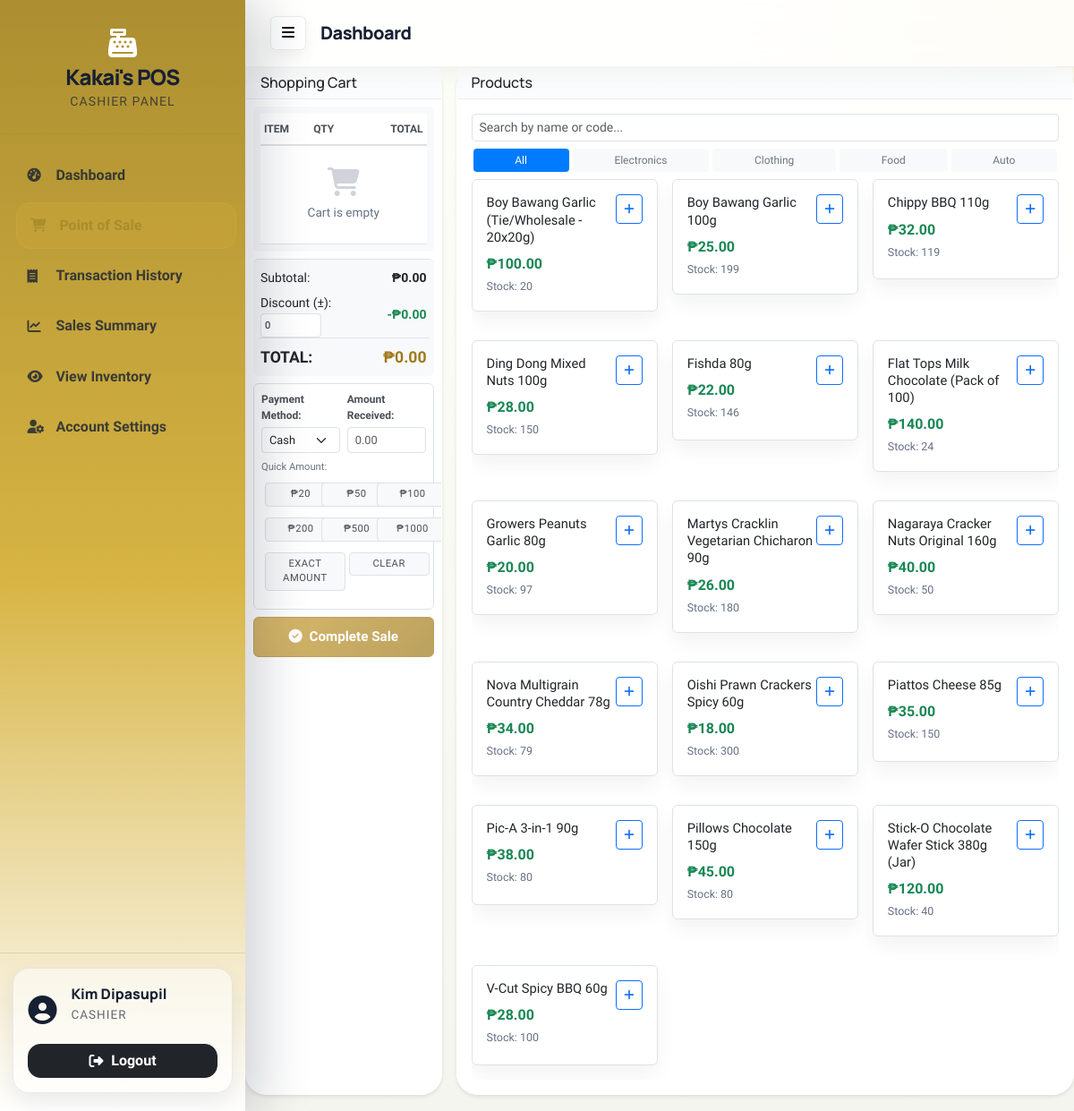
The app's page /POS/cashier/pos.php (signed in) with its own data.
### tables this page shows
CREATE TABLE `products` (
  `id` int(11) NOT NULL,
  `name` varchar(100) NOT NULL,
  `sku` varchar(64) DEFAULT NULL,
  `category_id` int(11) DEFAULT NULL,
  `price` decimal(10,2) NOT NULL,
  `stock_quantity` int(11) DEFAULT 0,
  `low_stock_threshold` int(11) DEFAULT 10,
  `barcode` varchar(100) DEFAULT NULL,
  `expiry` date DEFAULT NULL,
  `description` text DEFAULT NULL,
  `status` enum('active','inactive') DEFAULT 'active',
  `created_at` timestamp NULL DEFAULT current_timestamp(),
  `updated_at` timestamp NULL DEFAULT current_timestamp() ON UPDATE current_timestamp(),
  `last_updated_by` int(11) DEFAULT NULL
);

### POS/app/config.php (called while the page is built, shortened)
<?php
spl_autoload_register(function ($className) {
    $directories = [
        'classes/',
        'controllers/',
        'helpers/'
    ];
    foreach ($directories as $dir) {
        $file = APP_ROOT . '/' . $dir . $className . '.php';
        if (file_exists($file)) {
            return;
        }
    }
});
function formatCurrency($amount) {
    return Layout::formatCurrency($amount);
}
?>

### POS/app/classes/Database.php (called while the page is built)
<?php
class Database {
    private static $instance = null;
    private $connection;
    private function __construct() {
        try {
            $this->connection = new PDO(
                "mysql:host=" . DB_HOST . ";dbname=" . DB_NAME,
                DB_USER,
                DB_PASS
            );
            $this->connection->setAttribute(PDO::ATTR_ERRMODE, PDO::ERRMODE_EXCEPTION);
        } catch(PDOException $e) {
            die("Connection failed: " . $e->getMessage());
        }
    }
    public static function getInstance() {
        if (self::$instance === null) {
            self::$instance = new self();
        }
        return self::$instance;
    }
    public function getConnection() {
        return $this->connection;
    }
}
?>

### POS/app/controllers/POSController.php (called while the page is built, shortened)
<?php
class POSController {
    private $db;
    public function __construct() {
        $this->db = Database::getInstance()->getConnection();
    }
    public function getProducts($search = '', $category = '') {
        try {
            $sql = "SELECT * FROM products WHERE status = 'active' AND stock_quantity > 0";
            $params = [];
            $sql .= " ORDER BY name ASC";
            $stmt = $this->db->prepare($sql);
            $stmt->execute($params);
            return $stmt->fetchAll(PDO::FETCH_ASSOC);
        } catch(PDOException $e) {
            return [];
        }
    }
}
?>

### POS/app/helpers/Layout.php (called while the page is built, shortened)
<?php
class Layout {
    public static function formatCurrency($amount) {
        return '₱' . number_format($amount, 2);
    }
}
?>

### POS/cashier/pos.php (the view, shortened to what this page needs)
<?php
require_once __DIR__ . '/../app/config.php';
$posController = new POSController();
$search = $_GET['search'] ?? '';
$category = $_GET['category'] ?? '';
$products = $posController->getProducts($search, $category);
?>
<div class="row g-3">
    <div class="col-lg-9 order-lg-2">
        <div class="card h-100">
            <div class="card-header py-2">
                <h6 class="mb-0">Products</h6>
            </div>
            <div class="card-body p-3">
                <div class="mb-2">
                    <input type="text" id="product-search" class="form-control form-control-sm" placeholder="Search by name or code..." value="<?php echo htmlspecialchars($search); ?>">
                </div>
                <div class="mb-2">
                    <nav class="nav nav-pills nav-fill">
                        <a class="nav-link py-1 <?php echo empty($category) ? 'active' : ''; ?>" href="?category=" style="font-size: 0.75rem;">All</a>
                        <a class="nav-link py-1 <?php echo $category === 'Electronics' ? 'active' : ''; ?>" href="?category=Electronics" style="font-size: 0.75rem;">Electronics</a>
                        <a class="nav-link py-1 <?php echo $category === 'Clothing' ? 'active' : ''; ?>" href="?category=Clothing" style="font-size: 0.75rem;">Clothing</a>
                        <a class="nav-link py-1 <?php echo $category === 'Food' ? 'active' : ''; ?>" href="?category=Food" style="font-size: 0.75rem;">Food</a>
                        <a class="nav-link py-1 <?php echo $category === 'Automotive' ? 'active' : ''; ?>" href="?category=Automotive" style="font-size: 0.75rem;">Auto</a>
                    </nav>
                </div>
                <div style="max-height: calc(100vh - 235px); overflow-y: auto;">
                    <div class="row g-3">
                    <?php if (empty($products)): ?>
                    <div class="col-12">
                        <div class="text-center py-5">
                            <i class="fas fa-box-open fa-3x text-muted mb-3"></i>
                            <p class="text-muted">No products found</p>
                        </div>
                    </div>
                    <?php else: ?>
                    <?php foreach ($products as $product): ?>
                    <div class="col-md-6 col-lg-4">
                        <div class="product-card p-3 border rounded" onclick="addToCart(<?php echo htmlspecialchars(json_encode($product)); ?>)" style="cursor: pointer; transition: all 0.2s; min-height: 112px;">
                            <div class="d-flex justify-content-between align-items-start">
                                <div class="flex-grow-1">
                                    <h6 class="mb-2" style="font-size: 0.92rem; line-height: 1.3;"><?php echo htmlspecialchars($product['name']); ?></h6>
                                    <div class="text-success fw-bold" style="font-size: 1rem;"><?php echo formatCurrency($product['price']); ?></div>
                                    <small class="text-muted" style="font-size: 0.78rem;">Stock: <?php echo $product['stock_quantity']; ?></small>
                                </div>
                                <button class="btn btn-sm btn-outline-primary" onclick="event.stopPropagation(); addToCart(<?php echo htmlspecialchars(json_encode($product)); ?>)" style="padding: 5px 8px;">
                                    <i class="fas fa-plus" style="font-size: 0.82rem;"></i>
                                </button>
                            </div>
                        </div>
                    </div>
                    <?php endforeach; ?>
                    <?php endif; ?>
                    </div>
                </div>
            </div>
        </div>
    </div>
    <div class="col-lg-3 order-lg-1">
        <div class="card h-100">
            <div class="card-header py-2">
                <h6 class="mb-0">Shopping Cart</h6>
            </div>
            <div class="card-body p-2 d-flex flex-column" style="max-height: calc(100vh - 200px); overflow-y: auto;">
                <div id="cart-items" style="max-height: 165px; overflow-y: auto; margin-bottom: 8px; background: #f8f9fa; border-radius: 6px; padding: 8px;">
                    <div class="table-responsive">
                        <table class="table table-sm mb-0" style="font-size: 0.75rem;">
                            <thead style="position: sticky; top: 0; background: #f8f9fa; z-index: 1;">
                                <tr style="border-bottom: 2px solid #dee2e6;">
                                    <th class="py-2" style="font-weight: 600; color: #495057;">ITEM</th>
                                    <th class="py-2 text-center" style="font-weight: 600; color: #495057; width: 80px;">QTY</th>
                                    <th class="py-2 text-end" style="font-weight: 600; color: #495057; width: 90px;">TOTAL</th>
                                </tr>
                            </thead>
                            <tbody id="cart-tbody">
                                <tr>
                                    <td colspan="3" class="text-center text-muted py-4" style="font-size: 0.85rem;">
                                        <i class="fas fa-shopping-cart mb-2" style="font-size: 2rem; opacity: 0.3;"></i>
                                        <div>Cart is empty</div>
                                    </td>
                                </tr>
                            </tbody>
                        </table>
                    </div>
                </div>
                <div class="border-top pt-2" style="background: #f8f9fa; border-radius: 6px; padding: 8px; margin-bottom: 8px;">
                    <div class="row g-1 mb-1">
                        <div class="col-6"><small style="font-weight: 500;">Subtotal:</small></div>
                        <div class="col-6 text-end"><small id="subtotal" style="font-weight: 600;">₱0.00</small></div>
                    </div>
                    <div class="row g-1 mb-1 align-items-center">
                        <div class="col-6">
                            <small style="font-weight: 500;">Discount (<?php echo chr(8369); ?>):</small>
                            <input type="number" id="discount" class="form-control form-control-sm d-inline" style="width: 68px; height: 22px; font-size: 0.7rem; padding: 2px 4px;" value="0" min="0" step="0.01">
                        </div>
                        <div class="col-6 text-end"><small id="discount-amount" style="font-weight: 600; color: #198754;">-₱0.00</small></div>
                    </div>
                    <div class="row g-1 pt-1" style="border-top: 1px solid #dee2e6;">
                        <div class="col-6"><strong style="font-size: 1.1rem; color: #212529;">TOTAL:</strong></div>
                        <div class="col-6 text-end"><strong id="total" style="font-size: 1.1rem; color: var(--accent-deep);">₱0.00</strong></div>
                    </div>
                </div>
                <div style="background: #fff; border: 1px solid #dee2e6; border-radius: 6px; padding: 8px; margin-bottom: 8px;">
                    <div class="row g-2 mb-2">
                        <div class="col-6">
                            <label style="font-size: 0.75rem; font-weight: 600; color: #495057; margin-bottom: 4px; display: block;">Payment Method:</label>
                            <select id="payment-method" class="form-select form-select-sm" style="font-size: 0.8rem;">
                                <option value="cash">Cash</option>
                            </select>
                        </div>
                        <div class="col-6">
                            <label style="font-size: 0.75rem; font-weight: 600; color: #495057; margin-bottom: 4px; display: block;">Amount Received:</label>
                            <input type="number" id="amount-received" class="form-control form-control-sm" step="0.01" min="0" placeholder="0.00" style="font-size: 0.8rem;">
                        </div>
                    </div>
                    <div class="payment-buttons mb-2">
                        <small class="d-block mb-1" style="font-size: 0.7rem; color: #6c757d;">Quick Amount:</small>
                        <div class="row g-1 mb-1">
                            <div class="col-4"><button class="btn btn-outline-primary btn-sm w-100 quick-amount" data-amount="20" style="font-size: 0.7rem; padding: 4px;">₱20</button></div>
                            <div class="col-4"><button class="btn btn-outline-primary btn-sm w-100 quick-amount" data-amount="50" style="font-size: 0.7rem; padding: 4px;">₱50</button></div>
                            <div class="col-4"><button class="btn btn-outline-primary btn-sm w-100 quick-amount" data-amount="100" style="font-size: 0.7rem; padding: 4px;">₱100</button></div>
                        </div>
                        <div class="row g-1 mb-1">
                            <div class="col-4"><button class="btn btn-outline-primary btn-sm w-100 quick-amount" data-amount="200" style="font-size: 0.7rem; padding: 4px;">₱200</button></div>
                            <div class="col-4"><button class="btn btn-outline-primary btn-sm w-100 quick-amount" data-amount="500" style="font-size: 0.7rem; padding: 4px;">₱500</button></div>
                            <div class="col-4"><button class="btn btn-outline-primary btn-sm w-100 quick-amount" data-amount="1000" style="font-size: 0.7rem; padding: 4px;">₱1000</button></div>
                        </div>
                        <div class="row g-1">
                            <div class="col-6"><button class="btn btn-outline-success btn-sm w-100" id="exact-amount-btn" style="font-size: 0.7rem; padding: 4px;">Exact Amount</button></div>
                            <div class="col-6"><button class="btn btn-outline-danger btn-sm w-100" id="clear-amount-btn" style="font-size: 0.7rem; padding: 4px;">Clear</button></div>
                        </div>
                    </div>
                </div>
                <button id="complete-sale" class="btn btn-success w-100" style="font-weight: 600; padding: 10px; font-size: 0.95rem;" disabled title="Add items to cart and provide payment amount">
                    <i class="fas fa-check-circle me-1"></i> Complete Sale
                </button>
            </div>
        </div>
    </div>
</div>
<?php
include __DIR__ . '/views/layout.php';
?>

### POS/cashier/views/layout.php (style rules this page uses)
:root { --brand: #D4AF37; --brand-deep: #AA8C2C; --accent: #C79A2B; --accent-deep: #9F7A1C; --accent-soft: #F3E4A8; --accent-rgb: 170, 140, 44; --ink: #172033; --muted: #667085; --line: rgba(23, 32, 51, 0.08); --surface: rgba(255, 255, 255, 0.94); --surface-strong: #ffffff; --shadow-lg: 0 24px 60px rgba(17, 24, 39, 0.12); --shadow-md: 0 12px 30px rgba(17, 24, 39, 0.08); --radius-lg: 24px; --radius-md: 18px; }
body { min-height: 100vh; color: var(--ink); background: radial-gradient(circle at top right, rgba(212, 175, 55, 0.12), transparent 24%), radial-gradient(circle at bottom left, rgba(255, 255, 255, 0.15), transparent 22%), linear-gradient(180deg, #fefef8 0%, #f5f5f0 100%); font-family: 'Plus Jakarta Sans', 'Segoe UI', sans-serif; }
.cart-section, .products-section, .card { border-radius: var(--radius-lg); border: 1px solid rgba(255,255,255,0.72); background: var(--surface); backdrop-filter: blur(12px); box-shadow: var(--shadow-md); }
.product-card { background: var(--surface-strong); border: 1px solid rgba(23, 32, 51, 0.08); border-radius: 16px; padding: 1rem; margin-bottom: 1rem; transition: all 0.2s; cursor: pointer; box-shadow: 0 10px 22px rgba(15, 23, 42, 0.05); }
.payment-buttons button { margin: 0.25rem; min-width: 80px; }
.card-header { background: linear-gradient(180deg, rgba(255,255,255,0.84), rgba(248,250,252,0.72)) !important; border-bottom: 1px solid var(--line) !important; font-family: 'Manrope', sans-serif; font-weight: 700; }
.btn-outline-danger { color: var(--accent-deep); border-color: rgba(var(--accent-rgb), 0.38); background: rgba(var(--accent-rgb), 0.06); }
.text-muted { color: var(--muted) !important; }

### POS/cashier/pos.php (style rules this page uses)
#complete-sale:disabled { background: linear-gradient(135deg, var(--accent), var(--accent-deep)) !important; border-color: var(--accent-deep) !important; opacity: 0.7 !important; cursor: not-allowed !important; }
.nav-pills .nav-link.active { background-color: #007bff; color: white; }
.nav-pills .nav-link { background-color: #f8f9fa; color: #6c757d; margin: 0 2px; border-radius: 4px; }
.card { box-shadow: 0 2px 4px rgba(0,0,0,0.1); }
.card-header { background-color: #f8f9fa; border-bottom: 1px solid #dee2e6; }
.payment-buttons .btn { background-color: #f8f9fa; border: 1px solid #dee2e6; color: #495057; font-weight: 500; text-transform: uppercase; letter-spacing: 0.5px; }

### records on screen
products: name "Boy Bawang Garlic (Tie/Wholesale - 20x20g)", price "₱100.00", stock_quantity "20"
products: name "Boy Bawang Garlic 100g", price "₱25.00", stock_quantity "199"
products: name "Chippy BBQ 110g", price "₱32.00", stock_quantity "119"
products: name "Ding Dong Mixed Nuts 100g", price "₱28.00", stock_quantity "150"
products: name "Fishda 80g", price "₱22.00", stock_quantity "146"
products: name "Flat Tops Milk Chocolate (Pack of 100)", price "₱140.00", stock_quantity "24"
products: name "Growers Peanuts Garlic 80g", price "₱20.00", stock_quantity "97"
products: name "Martys Cracklin Vegetarian Chicharon 90g", price "₱26.00", stock_quantity "180"
products: name "Nagaraya Cracker Nuts Original 160g", price "₱40.00", stock_quantity "50"
products: name "Nova Multigrain Country Cheddar 78g", price "₱34.00", stock_quantity "79"
products: name "Oishi Prawn Crackers Spicy 60g", price "₱18.00", stock_quantity "300"
products: name "Piattos Cheese 85g", price "₱35.00", stock_quantity "150"
products: name "Pic-A 3-in-1 90g", price "₱38.00", stock_quantity "80"
products: name "Pillows Chocolate 150g", price "₱45.00", stock_quantity "80"
products: name "Stick-O Chocolate Wafer Stick 380g (Jar)", price "₱120.00", stock_quantity "40"
products: name "V-Cut Spicy BBQ 60g", price "₱28.00", stock_quantity "100"

### other values on screen
$displayName "Kim Dipasupil"
chr(8369) "±"
